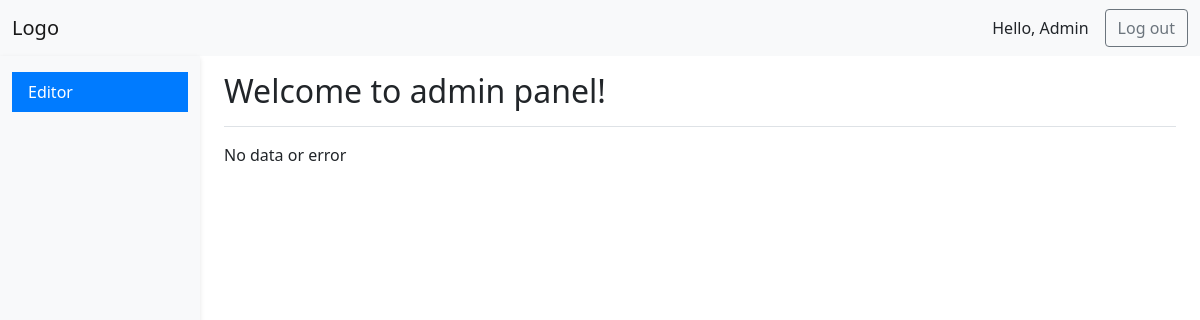
The app's page /admin_panel (signed in), older data.
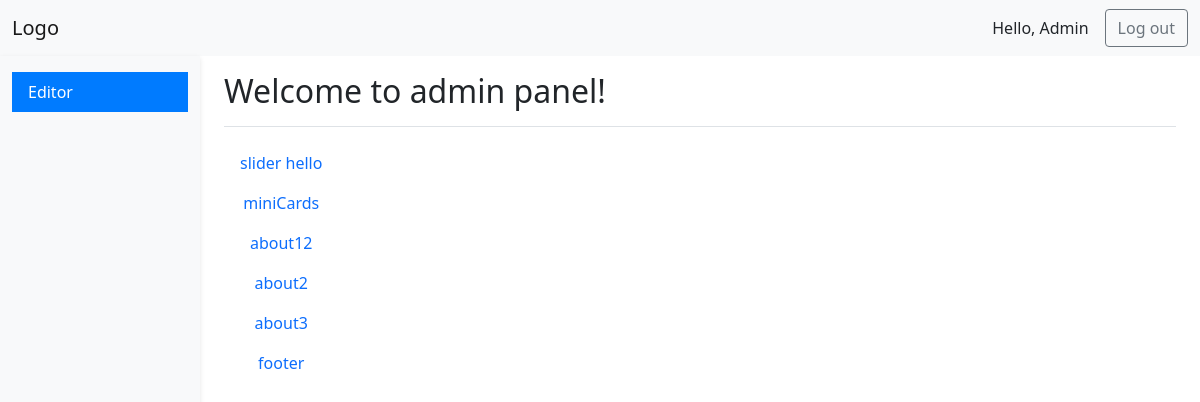
The same page, newer data.
### tables this page shows
CREATE TABLE content (
             id INTEGER PRIMARY KEY AUTOINCREMENT,
             idblock TEXT,
             short_title TEXT,
             img TEXT,
             altimg TEXT,
             title TEXT,
             contenttext TEXT,
             author TEXT,
             timestampdata DATETIME);

### app.py (the view)
@app.route("/admin_panel")
def admin_panel():
    if "user_id" not in session:
        return redirect(url_for("admin_login"))
    conn = get_db_connection()
    blocks = conn.execute("SELECT * FROM content").fetchall()
    conn.close()
    blocks_list = [dict(ix) for ix in blocks]
    json_data = {}
    for raw in blocks_list:
        if raw["idblock"] not in json_data:
            json_data[raw["idblock"]] = []
        json_data[raw["idblock"]].append(
            {
                "id": raw["id"],
                "short_title": raw["short_title"],
                "img": raw["img"],
                "altimg": raw["altimg"],
                "title": raw["title"],
                "contenttext": raw["contenttext"],
                "author": raw["author"],
                "timestampdata": raw["timestampdata"],
            }
        )
    return render_template("admin_panel.html", json_data=json_data)

### app.py (called while the page is built)
def get_db_connection():
    conn = sqlite3.connect("database.db")
    conn.row_factory = sqlite3.Row
    return conn

### templates/admin_panel.html (shortened to what this page needs)
<!DOCTYPE html>
<html lang="en">
<head>
	<link href="https://cdn.jsdelivr.net/npm/bootstrap@5.1.3/dist/css/bootstrap.min.css" rel="stylesheet">
</head>
<body>
<nav class="navbar navbar-expand-lg navbar-light bg-light">
	<div class="container-fluid">
		<a class="navbar-brand" href="#">Logo</a>
		<div class="d-flex align-items-center">
			<span class="me-3">Hello, Admin</span>
			<a href="{{ url_for('logout') }}" class="btn btn-outline-secondary">Log out</a>
		</div>
	</div>
</nav>
<div class="container-fluid">
	<div class="row">
		<nav id="sidebarMenu" class="col-md-3 col-lg-2 d-md-block bg-light sidebar collapse">
			<div class="position-sticky pt-3">
				<ul class="nav flex-column">
					<li class="nav-item">
						<a class="nav-link active" aria-current="page" href="#">
							Editor
						</a>
					</li>
				</ul>
			</div>
		</nav>
		{% if json_data %}
			{% include 'editland.html' %}
		{% else %}
			<main class="col-md-9 ms-sm-auto col-lg-10 px-md-4">
				<div class="d-flex justify-content-between flex-wrap flex-md-nowrap align-items-center pt-3 pb-2 mb-3 border-bottom">
					<h1 class="h2">Welcome to admin panel!</h1>
				</div>
				<div class="d-flex align-items-start">
					<p>No data or error</p>
				</div>
			</main>
		{% endif %}
	</div>
</div>
</body>
</html>

### templates/editland.html (shortened to what this page needs)
<main class="col-md-9 ms-sm-auto col-lg-10 px-md-4">
	<div class="d-flex justify-content-between flex-wrap flex-md-nowrap align-items-center pt-3 pb-2 mb-3 border-bottom">
		<h1 class="h2">Welcome to admin panel!</h1>
	</div>
	<div class="d-flex align-items-start">
		<div class="nav flex-column nav-pills me-3" id="v-pills-tab" role="tablist" aria-orientation="vertical">
			{% for j_key, j_value in json_data.items() %}
				<button class="nav-link" id="v-pills-{{ j_key }}-tab" data-bs-toggle="pill"
				        data-bs-target="#v-pills-{{ j_key }}" type="button" role="tab"
				        aria-controls="v-pills-{{ j_key }}" aria-selected="false">
					{{ j_value[0].short_title }}
				</button>
			{% endfor %}
		</div>
	</div>
</main>

### templates/admin_panel.html (style rules this page uses)
#sidebarMenu { min-height: 100vh; box-shadow: 0 2px 5px rgba(0, 0, 0, 0.1); z-index: 1000; }
.sidebar .nav-link { border-radius: 0; color: #333; }
.sidebar .nav-link.active { background-color: #007bff; color: white; }

Row changes from the older to the newer data that the page shows:
added content: short_title "slider hello"
added content: short_title "miniCards"
added content: short_title "about12"
added content: short_title "about2"
added content: short_title "about3"
added content: short_title "footer"
Text that changed along with them:
text no longer shown: "No data or error"
